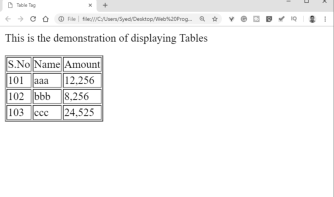
#> input picture pro/im1.png, 334 x 197 px, found by its file name
$ python test_pro.py
#> lines starting #> are read from the running program, lines starting #| are printed output that depends on the picture; after the words box and inside, x2 and y2 are one past the last pixel; in counts of white or black regions, pixels touching at a corner belong together; long printed decimals are rounded
import cv2
import matplotlib.pyplot as plt
file=r'/home/ashok/PycharmProjects/CodingManiac/pro/im1.png'
img = cv2.imread(file,0)
#> img is the input picture: shape (197, 334); min 35, max 255, mean 246.5
plot1 = plt.imshow(cv2.cvtColor(img, cv2.COLOR_BGR2RGB))
# plt.show()
thresh,img_bin = cv2.threshold(img,128,255,cv2.THRESH_BINARY)
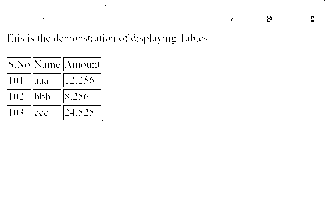
#> img_bin: shape (197, 334); 98.5% white; black in thin lines or dots, all inside (x1, y1, x2, y2) = (7, 0, 325, 121)
img_bin = 255-img_bin
plotting = plt.imshow(img_bin,cmap='gray')
plt.title("Inverted Image with global thresh holding")
# plt.show()
img_bin1 = 255-img
thresh1,img_bin1_otsu = cv2.threshold(img_bin1,128,255,cv2.THRESH_OTSU)
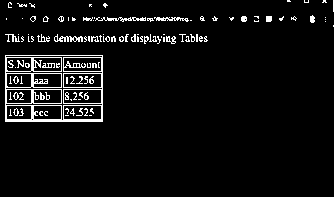
#> img_bin1_otsu: shape (197, 334); 5.5% white in thin lines or dots, all inside (x1, y1, x2, y2) = (5, 0, 334, 122)
#> thresh1 = 53
plotting = plt.imshow(img_bin1_otsu,cmap='gray')
plt.title("Inverted Image with otsu thresh holding")
# plt.show()
img_bin2 = 255-img
thresh1,img_bin_otsu = cv2.threshold(img_bin2,128,255,cv2.THRESH_BINARY | cv2.THRESH_OTSU)
plotting = plt.imshow(img_bin_otsu,cmap='gray')
plt.title("Inverted Image with otsu thresh holding")
# plt.show()
kernel = cv2.getStructuringElement(cv2.MORPH_RECT, (2, 2))
# print(kernel)
import numpy as np
plt.figure(figsize= (30,30))

vertical_kernel = cv2.getStructuringElement(cv2.MORPH_RECT, (1, np.array(img).shape[1]//100))
#> vertical_kernel = [1, 1, 1]
eroded_image = cv2.erode(img_bin_otsu, vertical_kernel, iterations=3)
#> eroded_image: shape (197, 334); 0.68% white in thin lines or dots, all inside (x1, y1, x2, y2) = (5, 0, 334, 119)
plt.subplot(151),plt.imshow(eroded_image, cmap = 'gray')
plt.title('Image after erosion with vertical kernel'), plt.xticks([]), plt.yticks([])

vertical_lines = cv2.dilate(eroded_image, vertical_kernel, iterations=3)
plt.subplot(152),plt.imshow(vertical_lines, cmap = 'gray')
plt.title('Image after dilation with vertical kernel'), plt.xticks([]), plt.yticks([])

# plt.show()
plt.figure(figsize= (30,30))

hor_kernel = cv2.getStructuringElement(cv2.MORPH_RECT, (np.array(img).shape[1]//100, 1))
#> hor_kernel = [[1, 1, 1]]
horizontal_lines = cv2.erode(img_bin, hor_kernel, iterations=5)
#> horizontal_lines: shape (197, 334); 0.36% white in thin lines or dots, all inside (x1, y1, x2, y2) = (12, 57, 96, 106)
plt.subplot(153),plt.imshow(horizontal_lines, cmap = 'gray')
plt.title('Image after erosion with horizontal kernel'), plt.xticks([]), plt.yticks([])

horizontal_lines = cv2.dilate(horizontal_lines, hor_kernel, iterations=5)
#> horizontal_lines: shape (197, 334); 0.55% white in thin lines or dots, all inside (x1, y1, x2, y2) = (7, 57, 101, 106)
plt.subplot(154),plt.imshow(horizontal_lines, cmap = 'gray')
plt.title('Image after dilation with horizontal kernel'), plt.xticks([]), plt.yticks([])

# plt.show()
plt.figure(figsize= (30,30))

vertical_horizontal_lines = cv2.addWeighted(vertical_lines, 0.5, horizontal_lines, 0.5, 0.0)
vertical_horizontal_lines = cv2.erode(~vertical_horizontal_lines, kernel, iterations=3)
plt.subplot(151),plt.imshow(vertical_horizontal_lines, cmap = 'gray')
plt.title('Erosion'), plt.xticks([]), plt.yticks([])

thresh, vertical_horizontal_lines = cv2.threshold(vertical_horizontal_lines,128,255, cv2.THRESH_BINARY | cv2.THRESH_OTSU)
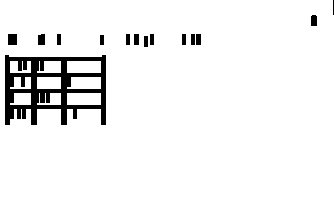
#> vertical_horizontal_lines: shape (197, 334); 93.9% white; 14 black regions (1 under 20 px)
#> thresh = 127
plt.subplot(152),plt.imshow(vertical_horizontal_lines, cmap = 'gray')
plt.title('global and otsu thresholding'), plt.xticks([]), plt.yticks([])

bitxor = cv2.bitwise_xor(img,vertical_horizontal_lines)
plt.subplot(153),plt.imshow(bitxor, cmap = 'gray')
plt.title('Horizontal and vertical lines image bitxor'), plt.xticks([]), plt.yticks([])

bitnot = cv2.bitwise_not(bitxor)
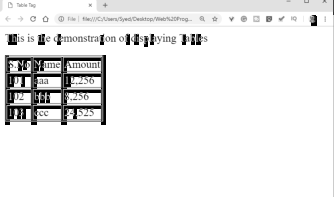
#> bitnot: shape (197, 334); min 0, max 255, mean 236.8
plt.subplot(154),plt.imshow(bitnot, cmap = 'gray')
plt.title('Horizontal and vertical lines image with bitnot'), plt.xticks([]), plt.yticks([])

# plt.show()
import pytesseract
contours, hierarchy = cv2.findContours(vertical_horizontal_lines, cv2.RETR_TREE, cv2.CHAIN_APPROX_SIMPLE)
#> contours = 23 contours; largest, box (x1, y1, x2, y2) and area: (0, 0, 334, 197) 65254, (4, 54, 107, 126) 6022, (67, 93, 101, 105) 363, (67, 61, 101, 73) 363, (67, 77, 101, 89) 324
boundingBoxes = [cv2.boundingRect(contour) for contour in contours]
#> boundingBoxes = 23 items, first 6: (0, 0, 334, 197), (4, 54, 103, 72), (67, 93, 34, 12), (37, 93, 24, 12), (10, 93, 21, 12), (67, 77, 34, 12)
(contours, boundingBoxes) = zip(*sorted(zip(contours, boundingBoxes),key=lambda x:x[1][1]))
#> contours = 23 contours; largest, box (x1, y1, x2, y2) and area: (0, 0, 334, 197) 65254, (4, 54, 107, 126) 6022, (67, 61, 101, 73) 363, (67, 93, 101, 105) 363, (67, 77, 101, 89) 324; boundingBoxes = 23 items, first 6: (0, 0, 334, 197), (310, 14, 8, 13), (195, 33, 7, 13), (190, 33, 6, 13), (181, 33, 6, 13), (149, 33, 6, 13)
boxes = []
for contour in contours:
  x, y, w, h = cv2.boundingRect(contour)
  if (w<1000 and h<500):
    image = cv2.rectangle(img,(x,y),(x+w,y+h),(0,255,0),2)
    boxes.append([x,y,w,h])
#> this loop made 23 passes
#> (x, y, w, h) on passes 1 to 12: (0, 0, 334, 197), (310, 14, 8, 13), (195, 33, 7, 13), (190, 33, 6, 13), (181, 33, 6, 13), (149, 33, 6, 13), (133, 33, 7, 13), (125, 33, 6, 13), (56, 33, 6, 13), (37, 33, 9, 13), (7, 33, 11, 13), (99, 34, 6, 12)
#> (contour, x, y, w, h) on passes 15, 19, 21: ([[67, 61], [67, 72], [100, 72], [100, 61]], 67, 61, 34, 12), ([[37, 77], [37, 88], [60, 88], [60, 77]], 37, 77, 24, 12), ([[67, 93], [67, 104], [100, 104], [100, 93]], 67, 93, 34, 12)
#> pass 2, `image = cv2.rectangle(img,(x,y),(x+w,y+h),(0,255,0),2)`:
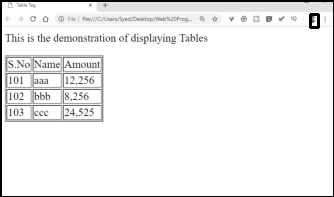
#> image: shape (197, 334); min 0, max 255, mean 240.3
#> pass 3, `image = cv2.rectangle(img,(x,y),(x+w,y+h),(0,255,0),2)`:
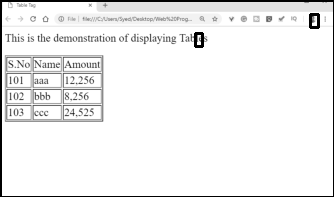
#> image: shape (197, 334); 0.18% of pixels changed, all inside (x1, y1, x2, y2) = (194, 32, 204, 48)
#> after the loop:
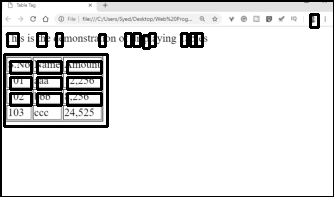
#> img: shape (197, 334); 9.05% of pixels changed, all inside (x1, y1, x2, y2) = (0, 0, 334, 197)
#> after the loop, boxes = 23 items, first 6: [0, 0, 334, 197], [310, 14, 8, 13], [195, 33, 7, 13], [190, 33, 6, 13], [181, 33, 6, 13], [149, 33, 6, 13]
plotting = plt.imshow(image,cmap='gray')
plt.title("Identified contours")
# plt.show()
rows=[]
columns=[]
heights = [boundingBoxes[i][3] for i in range(len(boundingBoxes))]
#> heights = [197, 13, 13, 13, 13, 13, 13, 13, 13, 13, 13, 12, 13, 72, 12, 12, 12, 12, 12, 12, 12, 12, 12]
mean = np.mean(heights)
#> mean = 23.13
print(mean)
#| 23.130
columns.append(boxes[0])
previous=boxes[0]
#> previous = [0, 0, 334, 197]
for i in range(1,len(boxes)):
  if(boxes[i][1]<=previous[1]+mean/2):
    columns.append(boxes[i])
    previous=boxes[i]
    if(i==len(boxes)-1):
      rows.append(columns)
  else:
    rows.append(columns)
    columns=[]
    previous = boxes[i]
    columns.append(boxes[i])
#> this loop made 22 passes
#> after the loop, rows = 6 items
print("Rows")
for row in rows:
  print(row)
#> this loop made 6 passes
#> row on passes 1, 2, 5, 6: [[0, 0, 334, 197]], [[310, 14, 8, 13]], [[67, 77, 34, 12], [37, 77, 24, 12], [10, 77, 21, 12]], [[67, 93, 34, 12], [37, 93, 24, 12], [10, 93, 21, 12]]
#| [[0, 0, 334, 197]]
#| [[310, 14, 8, 13]]
#| [[195, 33, 7, 13], [190, 33, 6, 13], [181, 33, 6, 13], [149, 33, 6, 13], [133, 33, 7, 13], [125, 33, 6, 13], [56, 33, 6, 13], [37, 33, 9, 13], [7, 33, 11, 13], [99, 34, 6, 12], [143, 35, 6, 13]]
#| [[4, 54, 103, 72], [67, 61, 34, 12], [37, 61, 24, 12], [10, 61, 21, 12]]
#| [[67, 77, 34, 12], [37, 77, 24, 12], [10, 77, 21, 12]]
#| [[67, 93, 34, 12], [37, 93, 24, 12], [10, 93, 21, 12]]

total_cells=0
for i in range(len(row)):
  if len(row[i]) > total_cells:
    total_cells = len(row[i])
#> this loop made 3 passes
#> total_cells on pass 1: 4
#> after the loop, total_cells = 4
print(total_cells)
#| 4

center = [int(rows[i][j][0]+rows[i][j][2]/2) for j in range(len(rows[i])) if rows[0]]
#> center = [198, 193, 184, 152, 136, 128, 59, 41, 12, 102, 146]
print(center)
#| [198, 193, 184, 152, 136, 128, 59, 41, 12, 102, 146]
center=np.array(center)
center.sort()
print(center)
#| [ 12  41  59 102 128 136 146 152 184 193 198]

boxes_list = []
for i in range(len(rows)):
    l=[]
    for k in range(total_cells):
        l.append([])
    for j in range(len(rows[i])):
        diff = abs(center-(rows[i][j][0]+rows[i][j][2]/4))
        minimum = min(diff)
        indexing = list(diff).index(minimum)
#> (the run stopped early here; a loop or call above may not have finished)
